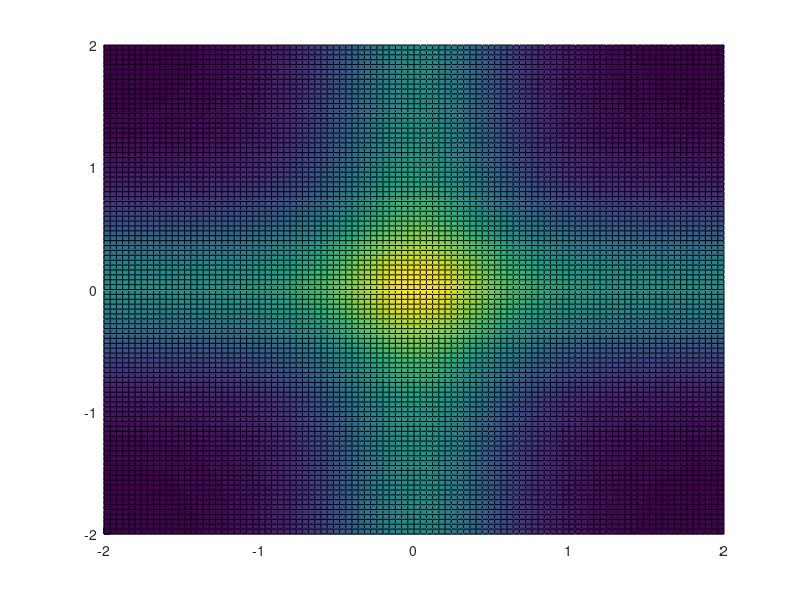

Reproduce this figure in MATLAB. (Note: this script raises an error after producing the figure.)
% Determines the equivocation and mutual information on a transmission as a
% function of location

%   Works bit-by-bit rather than symbol-by-symbol
%   Treats each axis separately, but then they can be combined together
%   Results in cross-like shapes

% Process:
%    Generates four QPSK locations, then calculates the likelihood, then
%    probability, then equivocation, and finally the mutual information in
%    that order. Works bit-by-bit 

% See GUI_Bitwise.mlapp for examples

%% Set Up
close all, clear all;

sigmaSquared = .5;  % Sigma Squared ( = No/2)
G = 1;              % Channel Gain (H in the likelihood equation, but we are using H for equivocation)
epsilon = .5;       % Threshold used to determine whether or not a bit was erased
b = [1 -1];         % Real bit
c = [j -j];         % Imaginary bit

% Creates the QPSK symbol locations
a = [1+j -1+j -1-j 1-j];

for re = -50:50         % -50:50 creates a 101 x 101 grid
    for im = -50:50
        x(re+51,im+51) = (re/25) + (im/25)*j;
    end
end
real_x = real(x);
imag_x = imag(x);


    % Likelihood function for the real bit
fx_real = zeros(2, 101, 101);
fxSum_real = zeros(1, 101, 101);
for loop = 1:2
    fx_real(loop,:,:) = (1/(sqrt(2*pi*sigmaSquared)))*exp((-1/(2*sigmaSquared))*abs((x-G*b(loop)).^2));
    fxSum_real(1, :,:) = fxSum_real(1, :,:) + fx_real(loop,:,:);
end
fxSum_real = fxSum_real .* .5;

    % Likelihood function for the imaginary bit
fx_imag = zeros(2, 101, 101);
fxSum_imag = zeros(1, 101, 101);
for loop = 1:2
    fx_imag(loop,:,:) = (1/(sqrt(2*pi*sigmaSquared)))*exp((-1/(2*sigmaSquared))*abs((x-G*c(loop)).^2));
    fxSum_imag(1, :,:) = fxSum_imag(1, :,:) + fx_imag(loop,:,:);
end
fxSum_imag = fxSum_imag .* .5;


   % Probability for real bit 
p_b= zeros(2, 101, 101);
for n = 1:2
    p_b(n,:,:) = fx_real(n,:,:) ./ (2*fxSum_real(1,:,:));
end

    % Probability for imaginary bit
p_c= zeros(2, 101, 101);
for n = 1:2
    p_c(n,:,:) = fx_imag(n,:,:) ./ (2*fxSum_imag(1,:,:));
end


    % Equivocation for real part
H_real = zeros(101, 101);
sumOfProb_real = zeros(101, 101);
for xCoord = -50:50
    for yCoord = -50:50
        for loop = 1:2
            sumOfProb_real(xCoord+51,yCoord+51) = sumOfProb_real(xCoord+51,yCoord+51) + ...
                p_b(loop,xCoord+51,yCoord+51)*log2(p_b(loop,xCoord+51,yCoord+51));
        end
        H_real((xCoord+51), (yCoord+51)) = -(sumOfProb_real(xCoord+51, yCoord+51));
    end
end

    % Equivocation for imaginary part
H_imag = zeros(101, 101);
sumOfProb_imag = zeros(101, 101);
for xCoord = -50:50
    for yCoord = -50:50
        for loop = 1:2
            sumOfProb_imag(xCoord+51,yCoord+51) = sumOfProb_imag(xCoord+51,yCoord+51) + ...
                p_c(loop,xCoord+51,yCoord+51)*log2(p_c(loop,xCoord+51,yCoord+51));
        end
        H_imag((xCoord+51), (yCoord+51)) = -(sumOfProb_imag(xCoord+51, yCoord+51));
    end
end

   % Combined Equivocation
H = H_real + H_imag;


%% Plot Equivocation
figure();
hold on
plot(a,'o', 'MarkerFaceColor', 'white', 'Color', 'black'); % Need to fix where this plots on the z axis
% surface(real_x, imag_x, H_real);  % These two are used to leave as bits
% surface(real_x, imag_x, H_imag);
surface(real_x, imag_x, H);         % Used if summing the two together
title("\sigma^2 = " + string(sigmaSquared));
xlabel('In-Phase');
ylabel('Quadrature');
zlabel('H(X|z)');
view(45, 60);
colormap(jet);
hold off


%% Mutual Information 

I_real = 1 - H_real;
I_imag = 1 - H_imag;
I = I_real + I_imag;

% Assigns colors to show which areas would result in one erasure, two, etc.
C1(I_real<epsilon) = 0;
C1((I_real>=epsilon)) = 1;
C1 = reshape(C1,size(I_real));

C2(I_imag<epsilon) = 0;
C2((I_imag>=epsilon)) = 1;
C2 = reshape(C2,size(I_imag));

C = C1 + C2;

        % Raises QPSK points to the surface 
a_heights = [(I(76,76)+.01) (I(26,76)+.01) (I(26,26)+.01) (I(76,26)+.01)];

%%%%% Plot Mutual Information
figure();
hold on
plot3(real(a), imag(a), a_heights, 'o', 'MarkerFaceColor', 'white', 'Color', 'black');
%surface(real_x, imag_x, I_real,C1);
%surface(real_x, imag_x, I_imag,C2);
surface(real_x, imag_x, I,C);
xlabel('In-Phase');
ylabel('Quadrature');
zlabel('I(X^n;Z^n)');
view(45, 60);
colormap([0,1,0;1,0,0;0,0,1]);
% saveas(gcf,'BitInformationGraph','epsc');
hold off

%% Mutual Information - Contours
IMax = zeros(101, 101);
IMax = max(I_imag, I_real);

figure()
contour(IMax)
title("Max(Bit1, Bit2)");

figure()
IMin = min(I_imag, I_real);
contourf(IMin);
title("Min(Bit1, Bit2)");

figure()
hold on 
contourf(IMin)
contour(IMax, '--')
title("Overlayed Max/Min Graph");
hold off


%% Bits Lost

bits_real = zeros(101,101);
for c = 1:101
    for d = 1:101
        if (I_real(c,d) < epsilon)  % Compares to a threshold 
            bits_real(c,d) = 1;
        else
            bits_real (c,d) = 0;
        end
    end
end


bits_imag = zeros(101,101);
for c = 1:101
    for d = 1:101
        if (I_imag(c,d) < epsilon)
            bits_imag(c,d) = 1;
        else
            bits_imag (c,d) = 0;
        end
    end
end

bits = bits_imag + bits_real;

figure();
hold on
plot(a,'o', 'MarkerFaceColor', 'white', 'Color', 'black'); % Need to fix where this plots on the z axis
% surface(real_x, imag_x, bits_real);
% surface(real_x, imag_x, bits_imag);
surface(real_x, imag_x, bits);
title("\sigma^2 = " + string(sigmaSquared));
xlabel('In-Phase');
ylabel('Quadrature');
zlabel('Bits');
view(45, 60);
colormap(jet);
